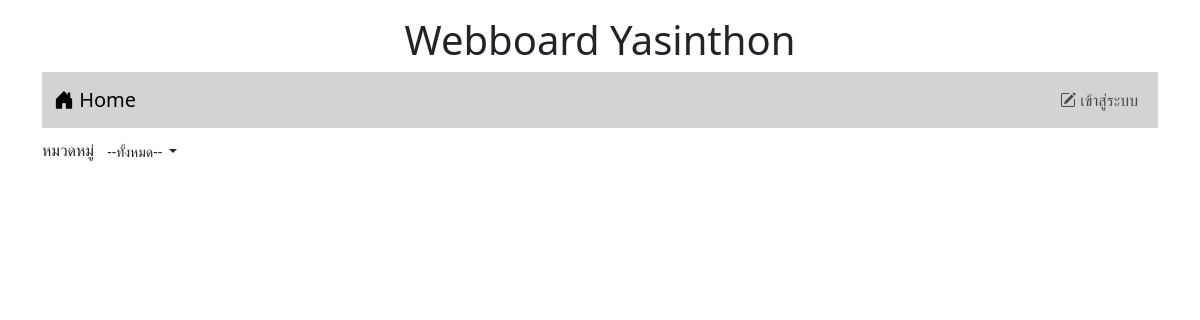
/, run on an earlier commit of the app's database.
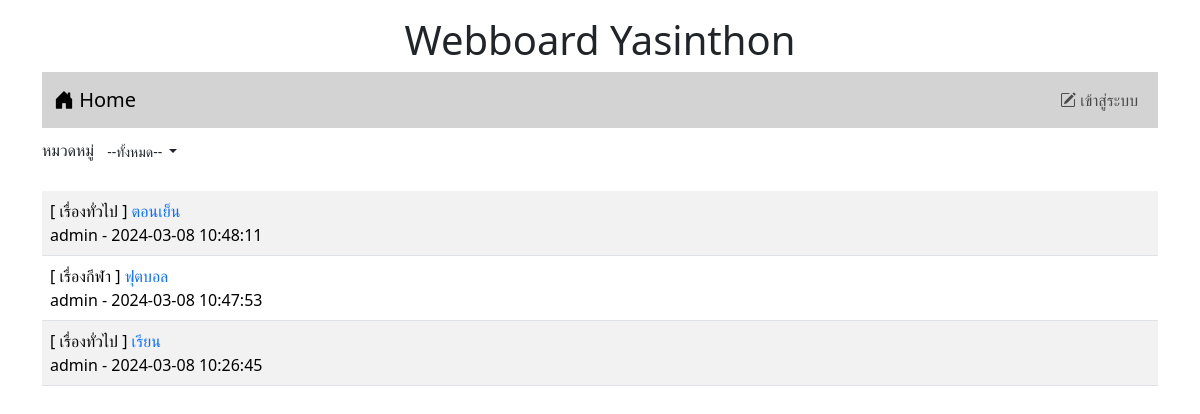
And on a later commit of the database.
### tables this page shows
CREATE TABLE `post` (
  `id` int(11) NOT NULL,
  `title` varchar(128) NOT NULL,
  `content` varchar(2048) NOT NULL,
  `post_date` datetime NOT NULL,
  `cat_id` int(11) NOT NULL,
  `user_id` int(11) NOT NULL
);

CREATE TABLE `category` (
  `id` int(11) NOT NULL,
  `name` varchar(32) NOT NULL
);

CREATE TABLE `user` (
  `id` int(11) NOT NULL,
  `login` varchar(32) NOT NULL,
  `password` varchar(64) NOT NULL,
  `name` varchar(64) NOT NULL,
  `gender` char(1) NOT NULL,
  `email` varchar(32) NOT NULL,
  `role` char(1) NOT NULL
);

### index.php (the view, shortened to what this page needs)
<!DOCTYPE html>
<html lang="en">
<head>
    <link rel="stylesheet" href="bootstrap-5.3.2-dist/css/bootstrap.min.css">
    <link rel="stylesheet" href="https://cdn.jsdelivr.net/npm/bootstrap-icons@1.11.3/font/bootstrap-icons.min.css">
</head>
<div class = "container-lg">
<h1 style="text-align: center"class="mt-3">Webboard Yasinthon</h1>
</div>
<body class="container">
    <?php include('nav.php')?>
    <div class="my-2 d-flex justify-content-between">
        <div>
            <lable>หมวดหมู่</lable>
            <span class="dropdown">
                <?php
                    $conn=new PDO("mysql:host=localhost;dbname=webboard;charset=utf8","root","");
                ?>
                <button class="btn btn-white-50 btn-sm dropdown-toggle" type="button" data-bs-toggle="dropdown"
                    aria-expanded="false">
                        <?php
                        if(isset($_GET['id'])){
                        $sql="SELECT name FROM category WHERE id=$_GET[id]";
                        foreach($conn->query($sql)as $row)
                        echo "$row[name]";
                        }else{
                            echo "--ทั้งหมด--";
                        }
                        ?>
                </button>
                    <?php
                        $sql="SELECT * FROM category";
                    ?>
            </span>
        </div>
    </div>
    <table class="table table-striped mt-4 ">
        <?php
        $conn=new PDO("mysql:host=localhost;dbname=webboard;charset=utf8","root","");
        if(isset($_GET['id'])){
            $sql="SELECT t3.name,t1.title,t1.id,t2.login,t1.post_date,t2.id as 'user_id' FROM post as t1
            INNER JOIN user as t2 ON (t1.user_id=t2.id)
            INNER JOIN category as t3 ON (t1.cat_id=t3.id)
            WHERE t1.cat_id=$_GET[id]
            ORDER BY t1.post_date DESC" ;
        }else{
            $sql="SELECT t3.name,t1.title,t1.id,t2.login,t1.post_date,t2.id as 'user_id' FROM post as t1
            INNER JOIN user as t2 ON (t1.user_id=t2.id)
            INNER JOIN category as t3 ON (t1.cat_id=t3.id)
            ORDER BY t1.post_date DESC" ;
        }
        $result=$conn->query($sql);
        while($row=$result->fetch()){
            echo "<tr><td class='d-flex'>
            <div class='flex-grow-1'>[ $row[0] ]<a href=post.php?id=$row[2]
            style=text-decoration:none> $row[1]</a><br>$row[3] - $row[4]</div>";
        }
        ?>
    </table>
</body>
</html>

### nav.php (shortened to what this page needs)
<nav class="navbar navbar-expand-lg" style="background-color:#d3d3d3;">
  <div class="container-fluid">
    <a class="navbar-brand" href="index.php"><i class="bi bi-house-door-fill"></i> Home</a>
      <ul class="navbar-nav">
        <?php if(!isset($_SESSION['id'])) { ?>
        <li class="nav-item">
          <a class="nav-link" aria-current="page" href="login.php"><i class="bi bi-pencil-square"></i> เข้าสู่ระบบ</a>
        </li>
        <?php } ?>
      </ul>
    </div>
</nav>

What changed in the data, as far as the page shows it:
added post: category.name "เรื่องทั่วไป", title "ตอนเย็น", user.login "admin", post_date "2024-03-08 10:48:11"
added post: category.name "เรื่องกีฬา", title "ฟุตบอล", user.login "admin", post_date "2024-03-08 10:47:53"
added post: category.name "เรื่องทั่วไป", title "เรียน", user.login "admin", post_date "2024-03-08 10:26:45"
